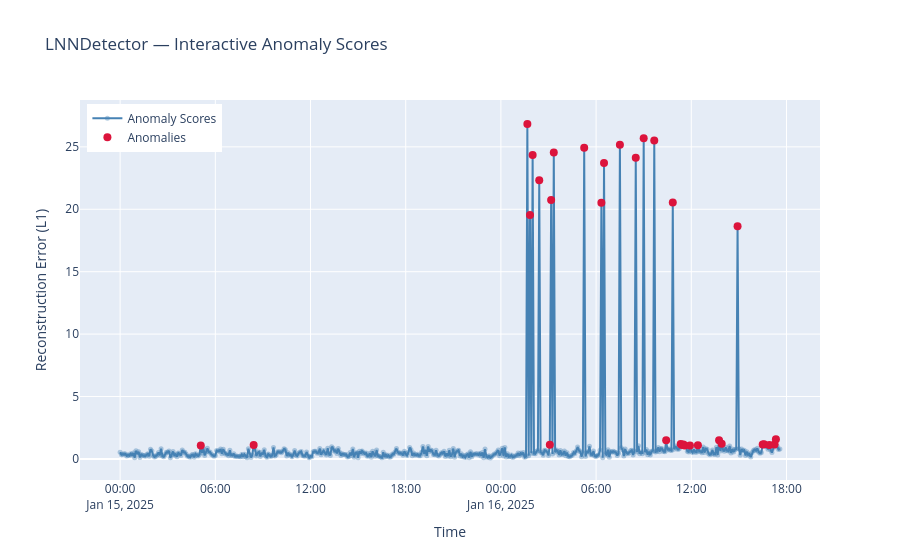

The code cell stored with this chart in its notebook:
### Code cell
lnn_viz.plot_dynamic(
    title='LNNDetector — Interactive Anomaly Scores',
    xaxis_title='Time',
    yaxis_title='Reconstruction Error (L1)',
    colors={'normal': 'steelblue', 'anomaly': 'crimson', 'incident': 'orange'},
)

### Figure 1 — Plotly figure (JSON) as saved in the notebook; plotly's stock layout.template omitted (floating-point values rounded to 4 significant figures; data arrays with more than 128 entries replaced by an {"elided": "..."} marker saying what was removed)
{"data": [{"line": {"color": "steelblue"}, "marker": {"opacity": 0.4, "size": 5}, "mode": "lines+markers", "name": "Anomaly Scores", "type": "scatter", "x": {"elided": "500 str values"}, "y": {"elided": "500 float values"}}, {"marker": {"color": "crimson", "size": 8}, "mode": "markers", "name": "Anomalies", "type": "scatter", "x": ["2025-01-15T05:05:00.000000", "2025-01-15T08:25:00.000000", "2025-01-16T01:40:00.000000", "2025-01-16T01:50:00.000000", "2025-01-16T02:00:00.000000", "2025-01-16T02:25:00.000000", "2025-01-16T03:05:00.000000", "2025-01-16T03:10:00.000000", "2025-01-16T03:20:00.000000", "2025-01-16T05:15:00.000000", "2025-01-16T06:20:00.000000", "2025-01-16T06:30:00.000000", "2025-01-16T07:30:00.000000", "2025-01-16T08:30:00.000000", "2025-01-16T09:00:00.000000", "2025-01-16T09:40:00.000000", "2025-01-16T10:25:00.000000", "2025-01-16T10:50:00.000000", "2025-01-16T11:20:00.000000", "2025-01-16T11:25:00.000000", "2025-01-16T11:30:00.000000", "2025-01-16T11:35:00.000000", "2025-01-16T11:55:00.000000", "2025-01-16T12:25:00.000000", "2025-01-16T13:45:00.000000", "2025-01-16T13:55:00.000000", "2025-01-16T14:55:00.000000", "2025-01-16T16:30:00.000000", "2025-01-16T16:35:00.000000", "2025-01-16T16:55:00.000000", "2025-01-16T17:15:00.000000", "2025-01-16T17:20:00.000000"], "y": [1.083, 1.117, 26.83, 19.53, 24.36, 22.33, 1.134, 20.75, 24.55, 24.92, 20.52, 23.71, 25.18, 24.13, 25.69, 25.51, 1.494, 20.54, 1.193, 1.112, 1.159, 1.084, 1.071, 1.091, 1.505, 1.207, 18.65, 1.162, 1.176, 1.119, 1.165, 1.583]}], "layout": {"legend": {"x": 0.01, "y": 0.99}, "title": {"text": "LNNDetector — Interactive Anomaly Scores"}, "xaxis": {"title": {"text": "Time"}}, "yaxis": {"title": {"text": "Reconstruction Error (L1)"}}}}
